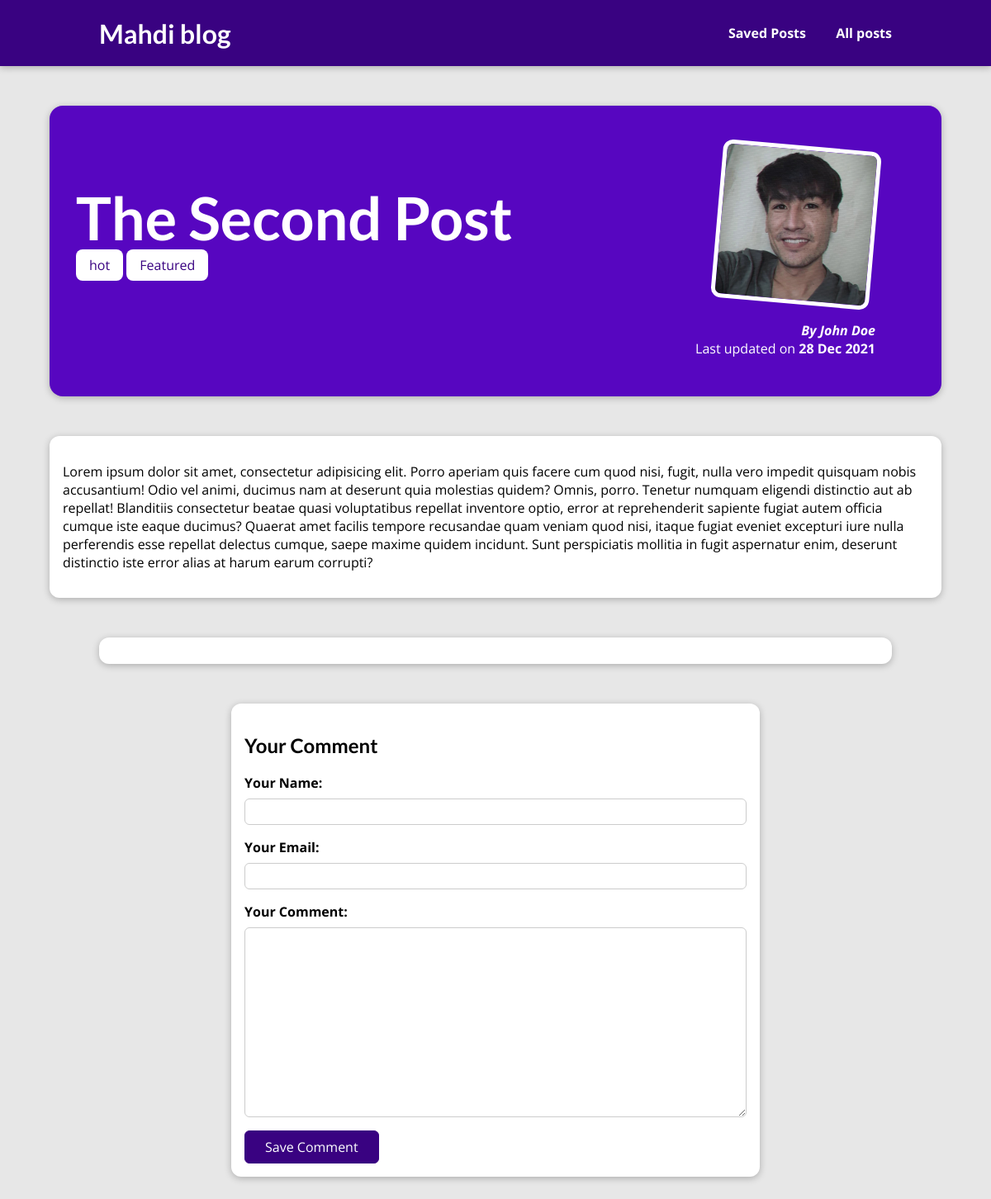
Before: /posts/the-second-post with the older database file.
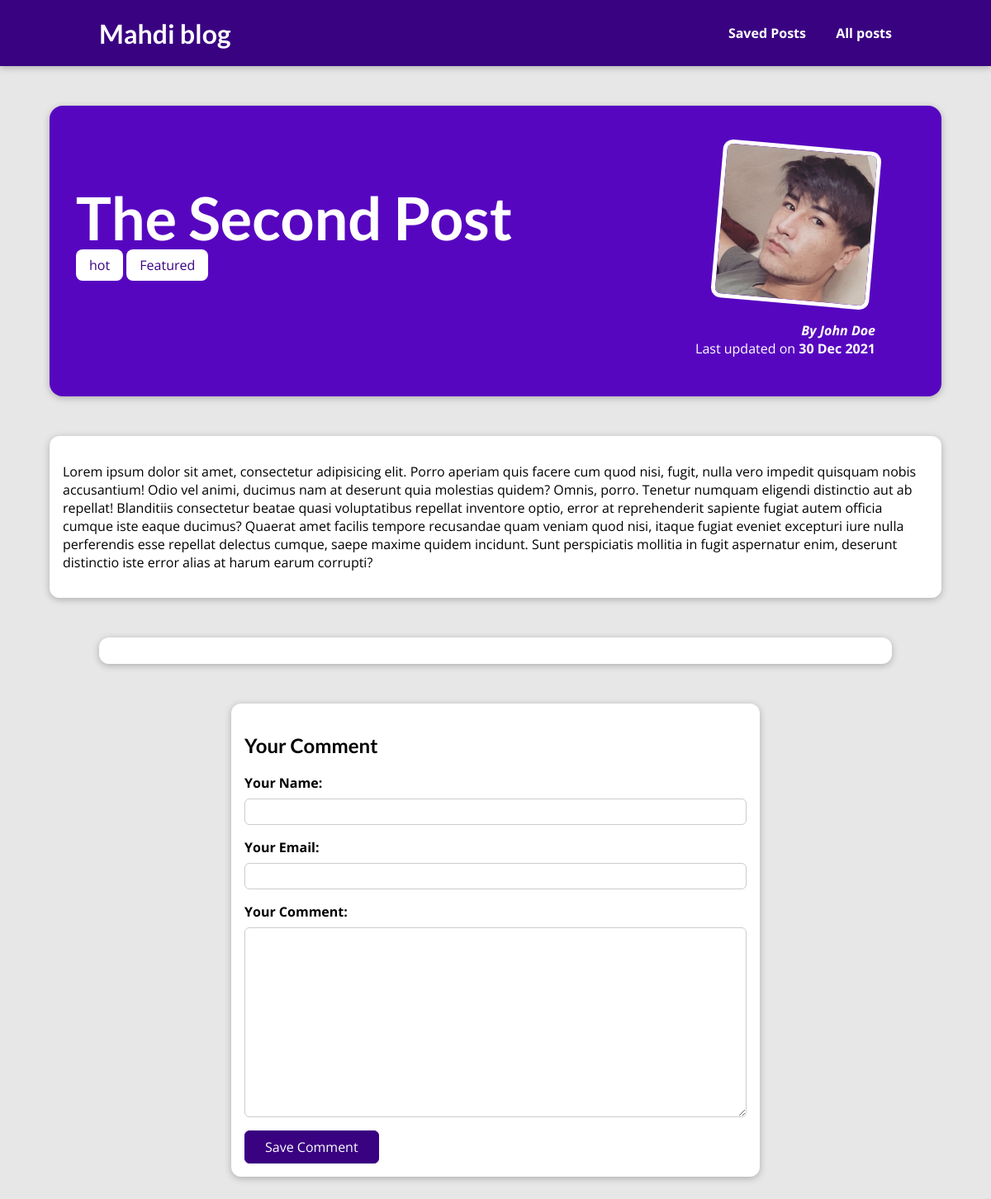
After: the same page with the newer database file.
### blog/models.py (models this page shows, shortened)
class Post(models.Model):
    title = models.CharField(max_length=100)
    excerpt = models.TextField()
    image = models.ImageField(upload_to='posts')
    date = models.DateField(auto_now=True, )
    slug = models.SlugField(max_length=100, unique=True, db_index=True)
    content = models.TextField(max_length=10000, validators=[MinLengthValidator(10)])
    author = models.ForeignKey(Author, on_delete=models.CASCADE, related_name='posts')
    tags = models.ManyToManyField('Tag')
    class Meta:
        verbose_name = 'Post'
        verbose_name_plural = 'Posts'

class Author(models.Model):
    first_name = models.CharField(max_length=100)
    last_name = models.CharField(max_length=100)
    email = models.EmailField(max_length=254)
    class Meta:
        verbose_name = 'Author'
        verbose_name_plural = 'Authors'
    def __str__(self):
        return self.first_name + ' ' + self.last_name

### blog/views.py (the view, shortened to what this page needs)
# urls.py: path('posts/<slug:slug>', PostDetailsView.as_view(), name='post_details'),
class PostDetailsView(View):
    def get(self, request, slug, *args, **kwargs):
        post = Post.objects.get(slug=slug)
        context = {
            'post': post,
            'tags': post.tags.all(),
            'form': CommentForm(),
            'comments': post.comments.all().order_by('-id')
        }
        return render(request, 'blog/post_details.html', context)

### blog/forms.py
class CommentForm(forms.ModelForm):
    class Meta:
        model = Comment
        exclude = ('post',)
        labels = {
            'user_name': 'Your Name',
            'user_email': 'Your Email',
            'text': 'Your Comment'
        }

### blog/models.py (called while the page is built)
    def __str__(self):
        return self.caption

### blog/templates/blog/post_details.html (shortened to what this page needs)
{% extends 'base.html' %}
{% load static %}
{% block css %}
    <link rel="stylesheet" href="{% static '/blog/post_details.css' %}">
{% endblock css %}
{% block content %}
<section id="summary">
    <h2>{{ post.title|title }}</h2>
    {% for tag in tags %}
        <span class="tag">{{ tag }}</span>
    {% endfor %}
    <article>
        <img src="{{ post.image.url }}" alt="{{ post.title|title }}">
        <address>
            By
            <a href="mailto:{{ post.author.email }}">
                {{ post.author|title }}
            </a>
        </address>
        <div>
            Last updated on <time>{{ post.date|date:"d M Y" }}</time>
        </div>
    </article>
</section>
<main>
    <p>{{ post.content|linebreaks }}</p>
</main>
<section id="comments">
</section>
<section id="comment-form">
    <h2>Your Comment</h2>
    <form action="{% url 'post_details' post.slug %}" method="post">
        {% for form_field in form %}
            <div class="form-control {% if form_field.errors %}invalid{% endif %}">
                {{ form_field.label_tag }}
                {{ form_field }}
            </div>
        {% endfor %}
        <button>Save Comment</button>
    </form>
</section>
{% endblock content %}

Changed rows visible on the page:
changed Post "The Second Post": image: a different picture; date "28 Dec 2021" → "30 Dec 2021"
